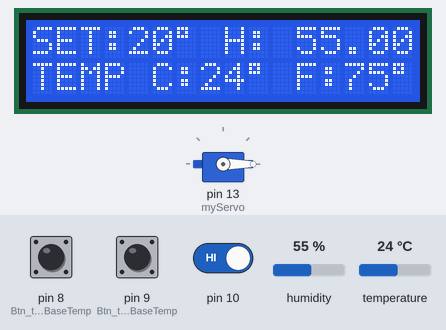
Simulated run of this sketch. Board: Arduino Uno, built with avr-gcc and run on an emulated ATmega328P. On the bench: servo, 16×2 character LCD. Inputs (shaded band) come from the test bench; at power-on: pin 10 HIGH, pin 8 (Btn_to_adjsut_BaseTemp) LOW, humidity 55 %, pin 9 (Btn_to_adjsut_BaseTemp) LOW, temperature 24 °C. What the sketch prints to the serial monitor is not drawn.

Above: at 2.6 s.
2.7 s: pin 10 driven LOW
At 7.1 s:
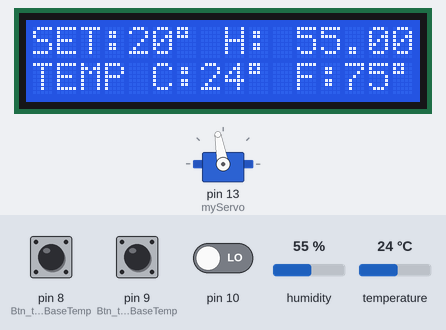
7.7 s: pin 8 (Btn_to_adjsut_BaseTemp) pulled HIGH for 3 s
At 11.5 s:
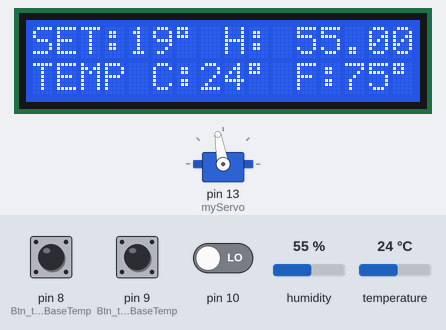
12.7 s: humidity set to 22 %
At 14.6 s:
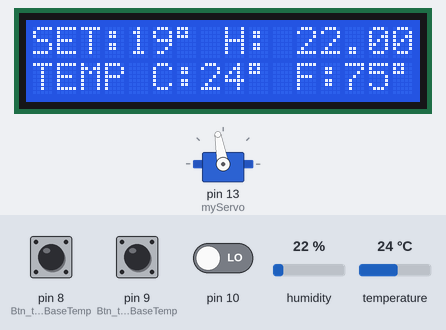
17.7 s: pin 9 (Btn_to_adjsut_BaseTemp) pulled HIGH for 3 s
At 22.0 s:
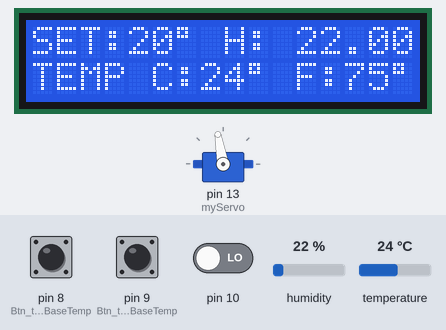
22.8 s: temperature set to 12 °C
At 24.4 s:
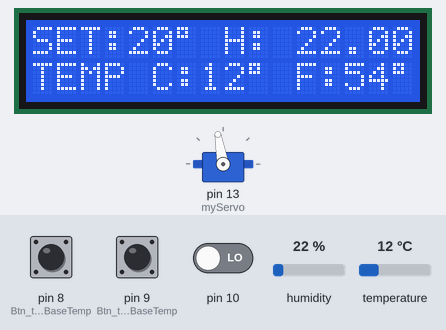
27.8 s: pin 8 (Btn_to_adjsut_BaseTemp) pulled HIGH for 3 s
At 31.7 s:
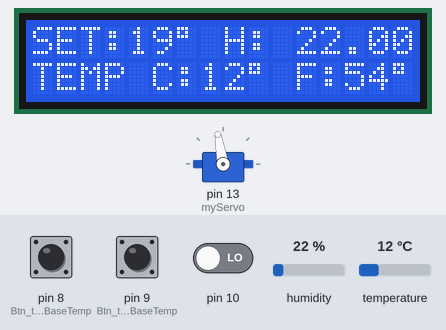
Timing chart, 0 to 33.2 s (numbered marks = the images above; inputs shaded):
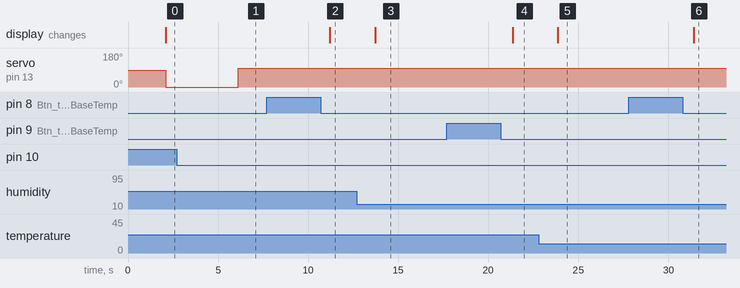

The sketch:

ac-cover-automated.ino
```cpp
#include <DHT.h>
#include <Servo.h>
#include <LiquidCrystal.h>
LiquidCrystal lcd(12, 11, 5, 4, 3, 2);
Servo myServo;

//Constants
int plusswitchpin = 0;
int minuswitchpin = 0;
#define DHTPIN 7     // Define DHT Pin
#define DHTTYPE DHT22  // Define DHT 22  (AM2302)
DHT dht(DHTPIN, DHTTYPE); //// Initialize DHT sensor for normal 16mhz Arduino
int angle;   // variable to hold the angle for the servo motor
int switchState = 0;

//Variables
float hum;  //Stores humidity value
float temp; //Stores temperature value
int baseTemp = 20;


void setup() {
  // put your setup code here, to run once:
  pinMode(8, INPUT); // Btn to adjsut BaseTemp
  pinMode(9, INPUT); // Btn to adjsut BaseTemp
  myServo.attach(13);
  Serial.begin(9600);
  lcd.begin(16, 2);
  dht.begin();
}
void loop() {
  plusswitchpin = digitalRead(9);
  minuswitchpin = digitalRead(8);
  switchState = digitalRead(10);
    delay(2000);
    //Read data and store it to variables hum and temp
    hum = dht.readHumidity();
    temp= dht.readTemperature();

    if (plusswitchpin == 1){
      baseTemp++;
       Serial.print("increase by 1: ");
    }

    if (minuswitchpin == 1){
       baseTemp-- ;
        Serial.print("decrease by 1: ");
    }

    //Print temp and humidity values to serial monitor
    Serial.print("Humidity: ");
    Serial.print(hum);
    Serial.print(" %, Temp: ");
    Serial.print(temp);
    Serial.print(" Celsius");
    Serial.print(" %,  Base Temp: ");
    Serial.println(baseTemp);

    lcd.setCursor(0, 0);
     lcd.print("SET:");
     lcd.print(baseTemp);
     lcd.print((char)223);
      lcd.print(" H: ");
      lcd.print(hum);
      lcd.print("%");
   lcd.setCursor(0, 2);
     lcd.print("TEMP ");
     lcd.print("C:");
     lcd.print(round(temp));
     lcd.print((char)223);
     lcd.print(" F:");
     lcd.print(round(temp * 1.8 + 32));
     lcd.print((char)223);
    if(hotTemp(temp, baseTemp)){
         // do something
         Serial.print(" %,  Base Temp: ");
         Serial.print(baseTemp);
         Serial.print(" %,  Hot Temp: ");
    }

   if (switchState == 0){
     myServo.write(100);
   } else {
      myServo.write(0);
     delay(1500);

   }
    delay(500); //Delay 2 sec.


}

boolean hotTemp(int temp, int baseTemp)
{
   boolean bigger = false;

   if (temp > baseTemp){
      bigger = true;
   }
   return bigger;
}
```

ac-cover.ino
```cpp

```

Measured:
- after the input at 2.7 s, servo on pin 13 (myServo): 0° → 100° after 3.4 s
- after the input at 7.7 s, the display: changes after 3.5 s (image 2)
- after the input at 12.7 s, the display: changes after 1.0 s (image 3)
- after the input at 17.7 s, the display: changes after 3.7 s (image 4)
- after the input at 22.8 s, the display: changes after 1.1 s (image 5)
- after the input at 27.8 s, the display: changes after 3.6 s (image 6)
